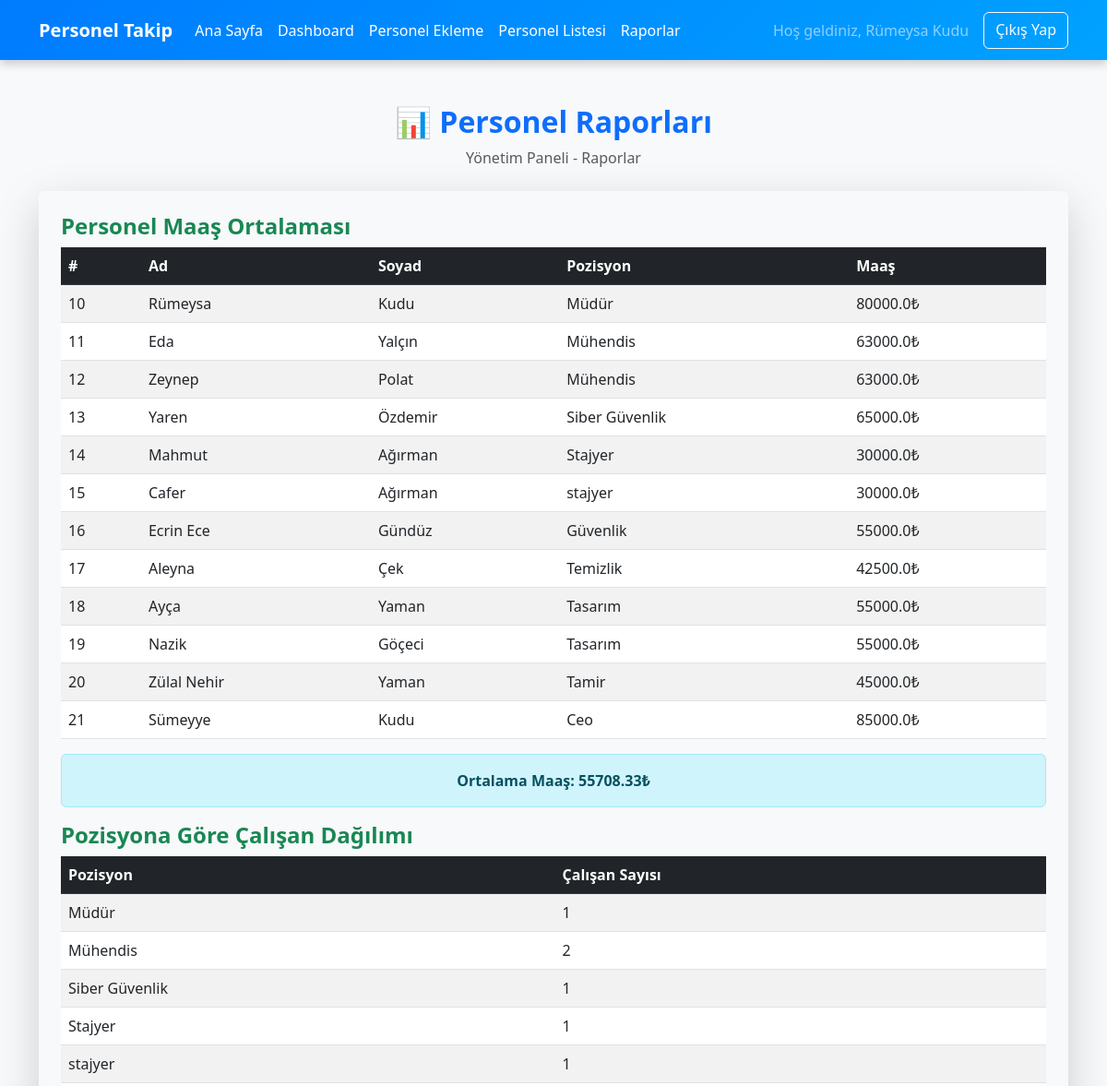
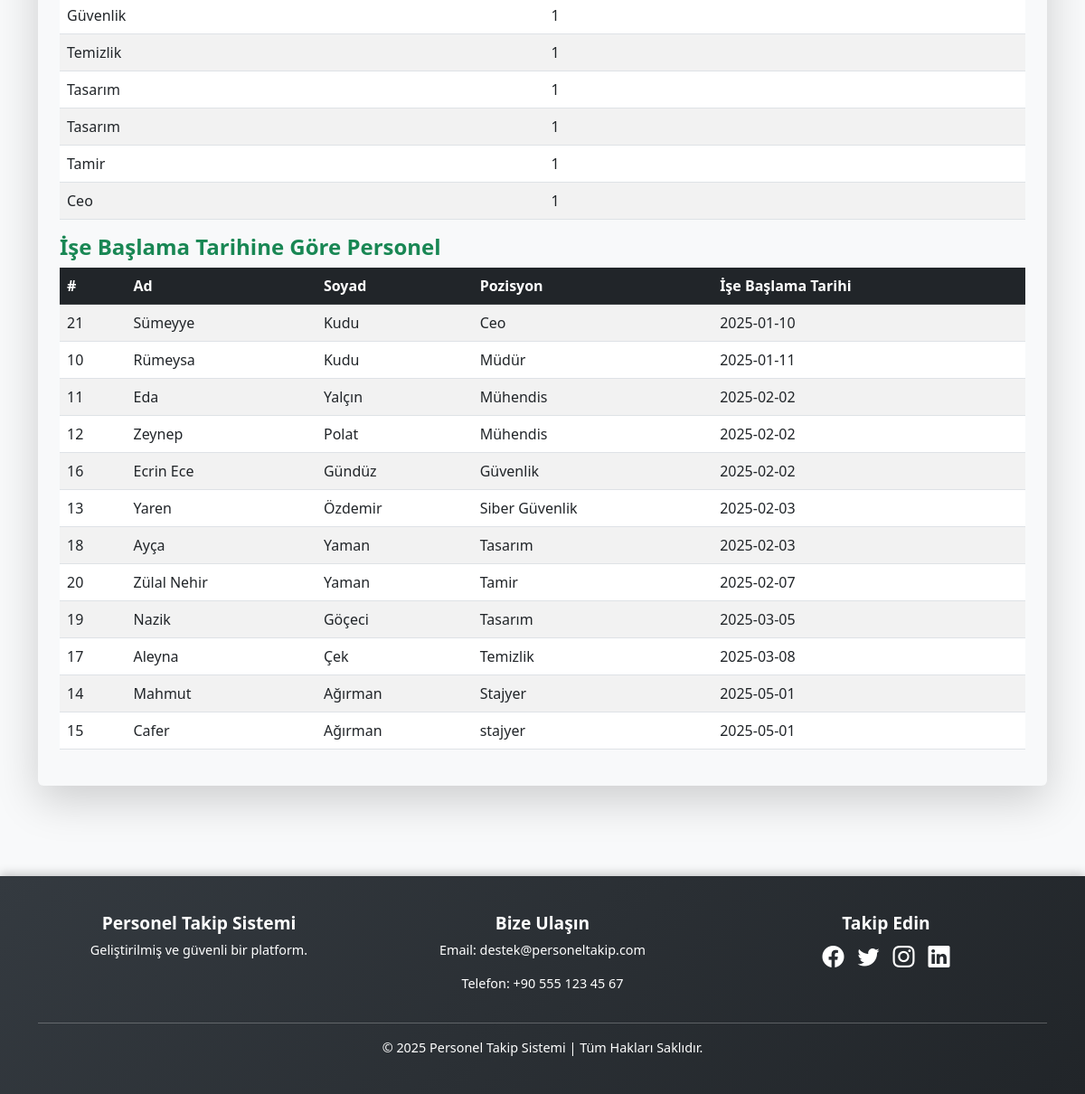
Page /raporlar (signed in) on the committed database (2 pictures, top to bottom).
### db2json.py (models this page shows)
class User(db.Model):
    id = db.Column(db.Integer, primary_key=True)
    name = db.Column(db.String(100), nullable=False)
    email = db.Column(db.String(100), unique=True, nullable=False)
    password = db.Column(db.String(100), nullable=False)

### app.py (models this page shows, shortened)
class Personel(db.Model):
    id = db.Column(db.Integer, primary_key=True)
    user_id = db.Column(db.Integer, db.ForeignKey('user.id'), nullable=False)
    ad = db.Column(db.String(100), nullable=False)
    soyad = db.Column(db.String(100), nullable=False)
    email = db.Column(db.String(100), unique=True, nullable=False)
    pozisyon = db.Column(db.String(100), nullable=False)
    maas = db.Column(db.Float, nullable=False)
    ise_baslama_tarihi = db.Column(db.Date, nullable=False)
    giris_zamani = db.Column(db.Time, nullable=False)
    cikis_zamani = db.Column(db.Time, nullable=False)

### app.py (the view)
@app.route('/raporlar')
@login_required
def raporlar():
    personeller = Personel.query.filter_by(user_id=current_user.id).all()
    toplam_maas = sum([personel.maas for personel in personeller])
    ortalama_maas = round(toplam_maas / len(personeller), 2) if personeller else 0
    pozisyon_dagilimi = {}
    for personel in personeller:
        pozisyon_dagilimi[personel.pozisyon] = pozisyon_dagilimi.get(personel.pozisyon, 0) + 1
    sirali_personeller = sorted(personeller, key=lambda x: x.ise_baslama_tarihi)
    return render_template(
        'raporlar.html',
        personeller=personeller,
        ortalama_maas=ortalama_maas,
        pozisyon_dagilimi=pozisyon_dagilimi,
        sirali_personeller=sirali_personeller
    )

### app.py (called while the page is built)
@login_manager.user_loader
def load_user(user_id):
    return User.query.get(int(user_id))

### templates/raporlar.html
{% extends 'base.html' %}
{% block content %}
<link rel="stylesheet" href="{{ url_for('static', filename='raporlar.css') }}">
<div class="container mt-5">
    <div class="text-center">
        <h2 class="fw-bold text-primary">📊 Personel Raporları</h2>
        <p class="text-muted">Yönetim Paneli - Raporlar</p>
    </div>
<div class="rapor">
    <div class="report-wrapper mt-4 p-4 rounded shadow-lg bg-light">
        <h4 class="text-success fw-bold">Personel Maaş Ortalaması</h4>
        <table class="table table-striped table-hover">
            <thead class="table-dark">
                <tr>
                    <th>#</th>
                    <th>Ad</th>
                    <th>Soyad</th>
                    <th>Pozisyon</th>
                    <th>Maaş</th>
                </tr>
            </thead>
            <tbody>
                {% for personel in personeller %}
                <tr>
                    <td>{{ personel.id }}</td>
                    <td>{{ personel.ad }}</td>
                    <td>{{ personel.soyad }}</td>
                    <td>{{ personel.pozisyon }}</td>
                    <td>{{ personel.maas }}₺</td>
                </tr>
                {% endfor %}
            </tbody>
        </table>
        <div class="alert alert-info text-center fw-bold">
            <strong>Ortalama Maaş:</strong> {{ ortalama_maas }}₺
        </div>
        <h4 class="text-success fw-bold">Pozisyona Göre Çalışan Dağılımı</h4>
        <table class="table table-striped">
            <thead class="table-dark">
                <tr>
                    <th>Pozisyon</th>
                    <th>Çalışan Sayısı</th>
                </tr>
            </thead>
            <tbody>
                {% for pozisyon, sayi in pozisyon_dagilimi.items() %}
                <tr>
                    <td>{{ pozisyon }}</td>
                    <td>{{ sayi }}</td>
                </tr>
                {% endfor %}
            </tbody>
        </table>
        <h4 class="text-success fw-bold">İşe Başlama Tarihine Göre Personel</h4>
        <table class="table table-striped">
            <thead class="table-dark">
                <tr>
                    <th>#</th>
                    <th>Ad</th>
                    <th>Soyad</th>
                    <th>Pozisyon</th>
                    <th>İşe Başlama Tarihi</th>
                </tr>
            </thead>
            <tbody>
                {% for personel in sirali_personeller %}
                <tr>
                    <td>{{ personel.id }}</td>
                    <td>{{ personel.ad }}</td>
                    <td>{{ personel.soyad }}</td>
                    <td>{{ personel.pozisyon }}</td>
                    <td>{{ personel.ise_baslama_tarihi }}</td>
                </tr>
                {% endfor %}
            </tbody>
        </table>
    </div>
</div>
</div>
{% endblock %}

### templates/base.html (shortened to what this page needs)
<!DOCTYPE html>
<html lang="tr">
<head>
    <link href="https://cdn.jsdelivr.net/npm/bootstrap@5.3.0/dist/css/bootstrap.min.css" rel="stylesheet">
    <link rel="stylesheet" href="https://cdn.jsdelivr.net/npm/bootstrap-icons@1.7.2/font/bootstrap-icons.css">
</head>
<body>
    <nav class="navbar navbar-expand-lg navbar-dark bg-dark">
        <div class="container">
            <a class="navbar-brand" href="/">Personel Takip</a>
            <div class="collapse navbar-collapse" id="navbarNav">
                <ul class="navbar-nav">
                    <li class="nav-item">
                        <a class="nav-link" href="/">Ana Sayfa</a>
                    </li>
                    {% if current_user.is_authenticated %}
                    <li class="nav-item">
                        <a class="nav-link" href="{{ url_for('dashboard') }}">Dashboard</a>
                    </li>
                    <li class="nav-item">
                        <a class="nav-link" href="{{ url_for('ekleme') }}">Personel Ekleme</a>
                    </li>
                    <li class="nav-item">
                        <a class="nav-link" href="{{ url_for('liste') }}">Personel Listesi</a>
                    </li>
                    <li class="nav-item">
                        <a class="nav-link" href="{{ url_for('raporlar') }}">Raporlar</a>
                    </li>
                    {% endif %}
                </ul>
                <div class="auth-buttons d-flex ms-auto">
                    {% if current_user.is_authenticated %}
                        <span class="navbar-text me-3">Hoş geldiniz, {{ current_user.name }}</span>
                        <a href="{{ url_for('logout') }}" class="btn btn-outline-light">Çıkış Yap</a>
                    {% else %}
                        <a href="{{ url_for('login') }}" class="btn btn-outline-light me-2">Giriş Yap</a>
                        <a href="{{ url_for('register') }}" class="btn btn-light">Kayıt Ol</a>
                    {% endif %}
                </div>
            </div>
        </div>
    </nav>
        {% block content %}
        {% endblock %}
       <footer class="footer text-white">
    <div class="container">
        <div class="row">
            <div class="col-md-4 text-center">
                <h5 class="fw-bold">Personel Takip Sistemi</h5>
                <p style="color: white;">Geliştirilmiş ve güvenli bir platform.</p>
            </div>
            <div class="col-md-4 text-center">
                <h5 class="fw-bold">Bize Ulaşın</h5>
                <p>Email: destek@personeltakip.com</p>
                <p>Telefon: +90 555 123 45 67</p>
            </div>
            <div class="col-md-4 text-center">
                <h5 class="fw-bold">Takip Edin</h5>
                <div class="social-icons">
                    <a href="#" class="social-icon"><i class="bi bi-facebook"></i></a>
                    <a href="#" class="social-icon"><i class="bi bi-twitter"></i></a>
                    <a href="#" class="social-icon"><i class="bi bi-instagram"></i></a>
                    <a href="#" class="social-icon"><i class="bi bi-linkedin"></i></a>
                </div>
            </div>
        </div>
        <hr>
        <div class="text-center mt-3">
            <p class="mb-0">&copy; 2025 Personel Takip Sistemi | Tüm Hakları Saklıdır.</p>
        </div>
    </div>
</footer>
</body>
</html>

### static/raporlar.css (style rules this page uses)
.rapor { margin-bottom: 100px; }

### templates/base.html (style rules this page uses)
body { background-color: #f8f9fa; }
.navbar { background: linear-gradient(135deg, #007bff, #00a2ff); box-shadow: 0 4px 10px rgba(0, 0, 0, 0.2); height: 65px; }
.navbar-brand { font-weight: bold; color: white; }
.navbar-nav .nav-link { color: white; transition: color 0.3s ease-in-out; }
.table-wrapper, .report-wrapper { margin-top: 40px; background: #fff; padding: 30px; border-radius: 10px; box-shadow: 0 0 15px rgba(0,0,0,0.1); }
.footer { background: linear-gradient(135deg, #343a40, #212529); padding: 40px 0; box-shadow: 0 -3px 10px rgba(0, 0, 0, 0.2); }
.footer h5 { font-size: 1.2rem; }
.footer p { font-size: 0.9rem; }
.footer .social-icons { display: flex; justify-content: center; gap: 15px; }
.footer .social-icon { color: white; font-size: 1.5rem; transition: transform 0.3s ease-in-out, color 0.3s ease-in-out; }

### rows in the picture
User: name "Rümeysa Kudu"
Personel: id "10", ad "Rümeysa", soyad "Kudu", pozisyon "Müdür", maas "80000.0", sayi "1", ise_baslama_tarihi "2025-01-11"
Personel: id "11", ad "Eda", soyad "Yalçın", pozisyon "Mühendis", maas "63000.0", sayi "2", ise_baslama_tarihi "2025-02-02"
Personel: id "12", ad "Zeynep", soyad "Polat", pozisyon "Mühendis", maas "63000.0", ise_baslama_tarihi "2025-02-02"
Personel: id "13", ad "Yaren", soyad "Özdemir", pozisyon "Siber Güvenlik", maas "65000.0", sayi "1", ise_baslama_tarihi "2025-02-03"
Personel: id "14", ad "Mahmut", soyad "Ağırman", pozisyon "Stajyer", maas "30000.0", sayi "1", ise_baslama_tarihi "2025-05-01"
Personel: id "15", ad "Cafer", soyad "Ağırman", pozisyon "stajyer", maas "30000.0", sayi "1", ise_baslama_tarihi "2025-05-01"
Personel: id "16", ad "Ecrin Ece", soyad "Gündüz", pozisyon "Güvenlik", maas "55000.0", sayi "1", ise_baslama_tarihi "2025-02-02"
Personel: id "17", ad "Aleyna", soyad "Çek", pozisyon "Temizlik", maas "42500.0", sayi "1", ise_baslama_tarihi "2025-03-08"
Personel: id "18", ad "Ayça", soyad "Yaman", pozisyon "Tasarım", maas "55000.0", sayi "1", ise_baslama_tarihi "2025-02-03"
Personel: id "19", ad "Nazik", soyad "Göçeci", pozisyon "Tasarım", maas "55000.0", sayi "1", ise_baslama_tarihi "2025-03-05"
Personel: id "20", ad "Zülal Nehir", soyad "Yaman", pozisyon "Tamir", maas "45000.0", sayi "1", ise_baslama_tarihi "2025-02-07"
Personel: id "21", ad "Sümeyye", soyad "Kudu", pozisyon "Ceo", maas "85000.0", sayi "1", ise_baslama_tarihi "2025-01-10"

### other values in the picture
{{ ortalama_maas }} "55708.33"
